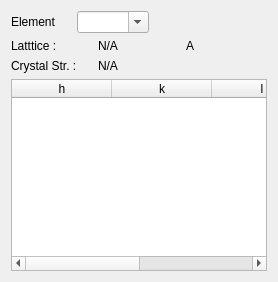
                    <widget class="QWidget" name="tab_5">
                     <attribute name="title">
                      <string>Pre-defined</string>
                     </attribute>
                     <layout class="QVBoxLayout" name="verticalLayout_18">
                      <item>
                       <layout class="QHBoxLayout" name="horizontalLayout_40">
                        <item>
                         <widget class="QLabel" name="label_22">
                          <property name="minimumSize">
                           <size>
                            <width>60</width>
                            <height>0</height>
                           </size>
                          </property>
                          <property name="maximumSize">
                           <size>
                            <width>60</width>
                            <height>16777215</height>
                           </size>
                          </property>
                          <property name="text">
                           <string>Element</string>
                          </property>
                         </widget>
                        </item>
                        <item>
                         <widget class="QComboBox" name="pre_defined_list_of_elements">
                          <property name="editable">
                           <bool>true</bool>
                          </property>
                         </widget>
                        </item>
                        <item>
                         <spacer name="horizontalSpacer_12">
                          <property name="orientation">
                           <enum>Qt::Horizontal</enum>
                          </property>
                          <property name="sizeHint" stdset="0">
                           <size>
                            <width>40</width>
                            <height>20</height>
                           </size>
                          </property>
                         </spacer>
                        </item>
                       </layout>
                      </item>
                      <item>
                       <layout class="QGridLayout" name="gridLayout_4">
                        <item row="0" column="0">
                         <widget class="QLabel" name="label_13">
                          <property name="text">
                           <string>Latttice :</string>
                          </property>
                         </widget>
                        </item>
                        <item row="0" column="1">
                         <widget class="QLabel" name="pre_defined_lattice_value">
                          <property name="text">
                           <string>N/A</string>
                          </property>
                         </widget>
                        </item>
                        <item row="0" column="2">
                         <widget class="QLabel" name="pre_defined_lattice_units">
                          <property name="text">
                           <string>A</string>
                          </property>
                         </widget>
                        </item>
                        <item row="1" column="0">
                         <widget class="QLabel" name="label_25">
                          <property name="text">
                           <string>Crystal Str. :</string>
                          </property>
                         </widget>
                        </item>
                        <item row="1" column="1">
                         <widget class="QLabel" name="pre_defined_crystal_value">
                          <property name="text">
                           <string>N/A</string>
                          </property>
                         </widget>
                        </item>
                       </layout>
                      </item>
                      <item>
                       <widget class="QTableWidget" name="pre_defined_tableWidget">
                        <property name="alternatingRowColors">
                         <bool>true</bool>
                        </property>
                        <property name="selectionMode">
                         <enum>QAbstractItemView::NoSelection</enum>
                        </property>
                        <attribute name="horizontalHeaderStretchLastSection">
                         <bool>true</bool>
                        </attribute>
                        <attribute name="verticalHeaderVisible">
                         <bool>false</bool>
                        </attribute>
                        <column>
                         <property name="text">
                          <string>h</string>
                         </property>
                        </column>
                        <column>
                         <property name="text">
                          <string>k</string>
                         </property>
                        </column>
                        <column>
                         <property name="text">
                          <string>l</string>
                         </property>
                        </column>
                        <column>
                         <property name="text">
                          <string>lambda</string>
                         </property>
                        </column>
                       </widget>
                      </item>
                     </layout>
                    </widget>
